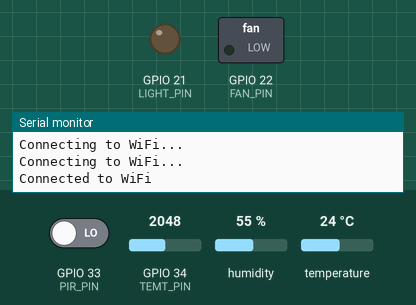
Recording of a sketch running on a simulated ESP32. Parts: switched loads named in the sketch (green lamp = pin HIGH), output pins drawn as LEDs (lit = HIGH), the last lines printed to the serial monitor. The test bench sets the inputs (shaded band); at power-on: GPIO 33 (PIR_PIN) LOW, temperature 24 °C, GPIO 34 (TEMT_PIN) = 2048, humidity 55 %. WiFi joins after 1.5 s; servers stay silent unless stated.

Above: at 4.2 s.
4.3 s: GPIO 33 (PIR_PIN) driven HIGH
At 4.6 s:
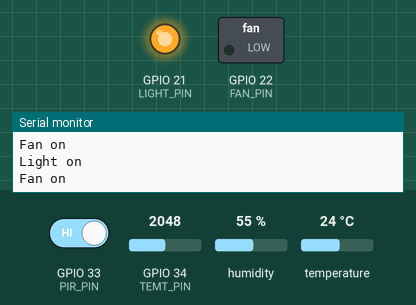
6.5 s: temperature set to 24.6 °C
8.2 s: temperature set to 25.6 °C
At 10.2 s:
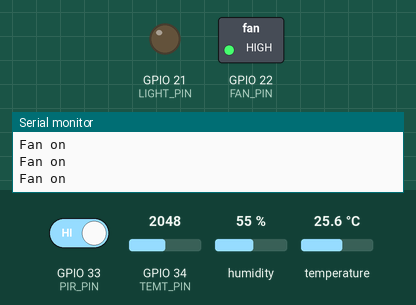
10.5 s: GPIO 34 (TEMT_PIN) set to 1278
16.2 s: GPIO 34 (TEMT_PIN) set to 1166
At 21.0 s:
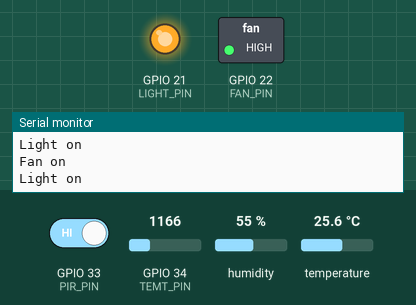
21.5 s: GPIO 34 (TEMT_PIN) set to 2005
26.2 s: GPIO 34 (TEMT_PIN) set to 2108
At 30.6 s:
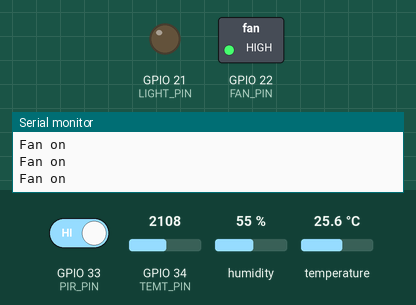
Timing chart, 0 to 32.1 s (numbered marks = the images above; inputs shaded):
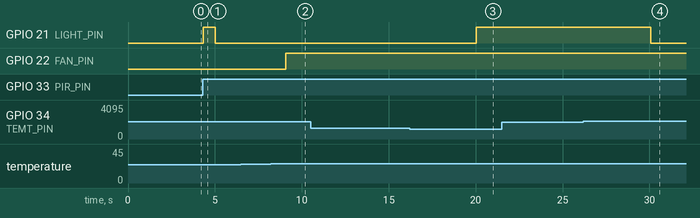

The sketch:

Arduino_13.04.23.ino
```cpp
#include <Adafruit_Sensor.h>
#include <DHT.h>
#include <WiFi.h>

#define DHTPIN 26      // DHT22 sensor pin
#define DHTTYPE DHT22  // DHT22 sensor type
DHT dht(DHTPIN, DHTTYPE);

const int PIR_PIN = 33;    // PIR sensor pin
const int LIGHT_PIN = 21;  // Light control pin
const int FAN_PIN = 22;    // Fan control pin
const int TEMT_PIN = 34;   // TEMT6000 sensor pin
int pirValue;
int lightValue;
float h;
float t;
float volts;      // Convert reading to voltage
float amps;       // Convert to amps across 10K resistor
float microamps;  // Convert amps to microamps

int pirState = LOW;
int lightState = LOW;
int fanState = LOW;
int temt6000Value = 0;

const char *ssid = "GalaxyA52s";
const char *password = "mlea4130";
bool lightAuto = true;
bool fanAuto = true;

WiFiServer server(80);
IPAddress local_IP(192, 168, 43, 164);
//it wil set the gateway static IP address to 192, 168, 43, 121
IPAddress gateway(192, 168, 43, 121);

// Following three settings are optional
IPAddress subnet(255, 255, 0, 0);
IPAddress primaryDNS(8, 8, 8, 8);
IPAddress secondaryDNS(8, 8, 4, 4);

unsigned long motionStartTime = 0;
unsigned long currentTime = 0;
unsigned long duration = 8000;  // 1 minute in milliseconds

unsigned long previousMillis = 0;
const long interval = 5000;  // Update interval in milliseconds

void setup() {
  // Initialize serial and wait for port to open:
  pinMode(PIR_PIN, INPUT);
  pinMode(LIGHT_PIN, OUTPUT);
  pinMode(FAN_PIN, OUTPUT);
  // Serial.begin(9600);

  dht.begin();
  Serial.begin(115200);

  // This part of code will try create static IP address
  if (!WiFi.config(local_IP, gateway, subnet, primaryDNS, secondaryDNS)) {
    Serial.println("STA Failed to configure");
  }

  delay(1000);
  Serial.println("Connecting to WiFi...");
  WiFi.begin(ssid, password);
  while (WiFi.status() != WL_CONNECTED) {
    delay(1000);
    Serial.println("Connecting to WiFi...");
  }
  Serial.println("Connected to WiFi");

  server.begin();
}

void loop() {
  // Check if a client has connected
  WiFiClient client = server.available();

  //  Your code here
  pirValue = digitalRead(PIR_PIN);
  lightValue = analogRead(TEMT_PIN);
  h = dht.readHumidity();
  t = dht.readTemperature();
  // temperature = t;
  // humidity = h;
  volts = lightValue * 5.0 / 1024.0;  // Convert reading to voltage
  amps = volts / 10000.0;             // Convert to amps across 10K resistor
  microamps = amps * 1000000.0;       // Convert amps to microamps
  // luminosity = microamps * 2.0;      // 2 microamps = 1 lux

  if (pirValue == HIGH) {
    if (pirState == LOW) {
      Serial.println("Motion detected!");
      pirState = HIGH;
      // motion = pirState;
    }
  } else {
    if (pirState == HIGH) {
      Serial.println("Motion ended.");
      pirState = LOW;
      // motion = pirState;
    }
  }

  if (millis() - previousMillis >= interval) {
    previousMillis = millis();
    temt6000Value = map(lightValue, 0, 4095, 0, 100);
    Serial.print("Light level: ");
    Serial.print(temt6000Value);
    Serial.println("%");
    Serial.print("Temperature: ");
    Serial.print(t);
    Serial.println(" °C");
    Serial.print("Humidity: ");
    Serial.print(h);
    Serial.println(" %");
  }

  if (pirState == HIGH) {
    if (lightAuto) {
      currentTime = millis();  // get the current time
      if (lightState == LOW && temt6000Value < 30) {
        digitalWrite(LIGHT_PIN, HIGH);
        Serial.println("Light on");
        lightState = HIGH;
        motionStartTime = currentTime;  // record the motion start time
      } else if (lightState == HIGH && temt6000Value < 50) {
        digitalWrite(LIGHT_PIN, HIGH);
        Serial.println("Light on");
        lightState = HIGH;
        motionStartTime = currentTime;  // record the motion start time
      } else {
        digitalWrite(LIGHT_PIN, LOW);
        lightState = LOW;
        motionStartTime = 0;  // reset the motion start time
      }
    }
    if (fanAuto) {
      currentTime = millis();  // get the current time
      if (fanState == LOW && t > 25) {
        digitalWrite(FAN_PIN, HIGH);
        Serial.println("Fan on");
        fanState = HIGH;
        motionStartTime = currentTime;  // record the motion start time
      } else if (fanState == HIGH && t > 25) {
        digitalWrite(FAN_PIN, HIGH);
        Serial.println("Fan on");
        fanState = HIGH;
        motionStartTime = currentTime;  // record the motion start time
      } else {
        digitalWrite(FAN_PIN, LOW);
        Serial.println("Fan on");
        fanState = LOW;
        motionStartTime = 0;  // reset the motion start time
      }
    }
  }

  //When motion is undetected
  else {
    currentTime = millis();  // get the current time
    if (lightAuto && lightState == HIGH && currentTime - motionStartTime >= duration) {
      digitalWrite(LIGHT_PIN, LOW);
      Serial.println("Light off");
      lightState = LOW;
      motionStartTime = 0;  // reset the motion start time
    }
    if (fanAuto && fanState == HIGH && currentTime - motionStartTime >= duration) {
      digitalWrite(FAN_PIN, LOW);
      Serial.println("Fan off");
      fanState = LOW;
      motionStartTime = 0;  // reset the motion start time
    }
    if (client)
      while (client.connected())
        if (client.available()) {
          String message = client.readStringUntil('\r');
          Serial.println(message);
          if (message.indexOf("light-auto") != -1) {
            lightAuto = true;
          }

          if (message.indexOf("fan-auto") != -1) {
            fanAuto = true;
          }
          if (lightState == LOW) {
            // onLightChange();
            if (message.indexOf("light-on") != -1) {
              lightAuto = false;
              digitalWrite(LIGHT_PIN, HIGH);
              Serial.println("Light On");
              lightState = HIGH;
            }
          }
          if (lightState == HIGH) {
            // onLightChange();
            if (message.indexOf("light-off") != -1) {
              lightAuto = false;
              digitalWrite(LIGHT_PIN, LOW);
              Serial.println("Light Off");
              lightState = LOW;
            }
          }
          if (fanState == LOW) {
            // onFanChange();
            if (message.indexOf("fan-on") != -1) {
              fanAuto = false;
              digitalWrite(FAN_PIN, HIGH);
              Serial.println("Fan On");
              fanState = HIGH;
            }
          }
          if (fanState == HIGH) {
            // onFanChange();
            if (message.indexOf("fan-off") != -1) {
              fanAuto = false;
              digitalWrite(FAN_PIN, LOW);
              Serial.println("Fan Off");
              fanState = LOW;
            }
          }
        }
  }

  // Send a response to the client


  delay(50);

  // Close the connection
  client.stop();
}
```

Measured:
- the behaviour switches between 25 and 25.1 °C on temperature (found by bisection; images 1 and 2)
- the behaviour switches between 1229 and 1228 on GPIO 34 (TEMT_PIN) (found by bisection; images 2 and 3)
- the behaviour switches between 2047 and 2048 on GPIO 34 (TEMT_PIN) (found by bisection; images 3 and 4)
- after the input at 4.3 s, GPIO 21 (LIGHT_PIN): LOW → HIGH at once, → LOW 0.71 s later
- after the input at 8.2 s, GPIO 22 (FAN_PIN): LOW → HIGH after 0.87 s
- after the input at 16.2 s, GPIO 21 (LIGHT_PIN): LOW → HIGH after 3.8 s
- after the input at 26.2 s, GPIO 21 (LIGHT_PIN): HIGH → LOW after 3.9 s
